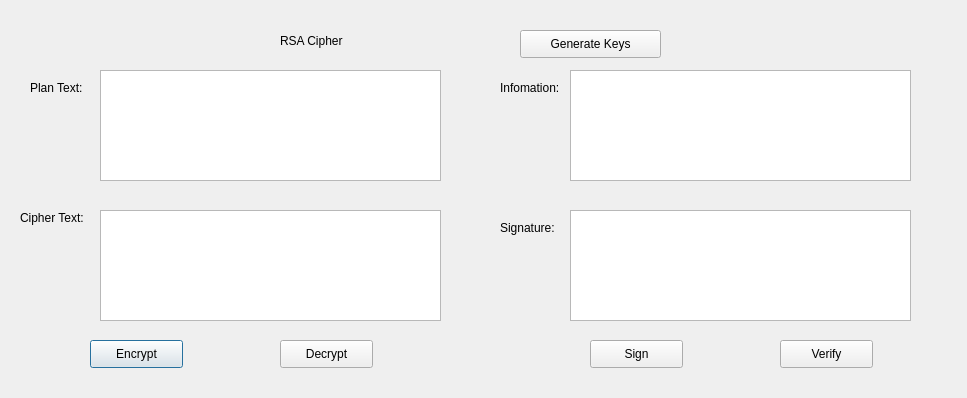
<?xml version="1.0" encoding="UTF-8"?>
<ui version="4.0">
 <class>Dialog</class>
 <widget class="QDialog" name="Dialog">
  <property name="geometry">
   <rect>
    <x>0</x>
    <y>0</y>
    <width>967</width>
    <height>398</height>
   </rect>
  </property>
  <property name="windowTitle">
   <string>Dialog</string>
  </property>
  <widget class="QLabel" name="label">
   <property name="geometry">
    <rect>
     <x>280</x>
     <y>20</y>
     <width>111</width>
     <height>41</height>
    </rect>
   </property>
   <property name="text">
    <string>RSA Cipher</string>
   </property>
  </widget>
  <widget class="QLabel" name="label_2">
   <property name="geometry">
    <rect>
     <x>30</x>
     <y>80</y>
     <width>55</width>
     <height>16</height>
    </rect>
   </property>
   <property name="text">
    <string>Plan Text:</string>
   </property>
  </widget>
  <widget class="QLabel" name="label_3">
   <property name="geometry">
    <rect>
     <x>20</x>
     <y>210</y>
     <width>101</width>
     <height>16</height>
    </rect>
   </property>
   <property name="text">
    <string>Cipher Text:</string>
   </property>
  </widget>
  <widget class="QLabel" name="label_4">
   <property name="geometry">
    <rect>
     <x>500</x>
     <y>220</y>
     <width>71</width>
     <height>16</height>
    </rect>
   </property>
   <property name="text">
    <string>Signature: </string>
   </property>
  </widget>
  <widget class="QLabel" name="label_5">
   <property name="geometry">
    <rect>
     <x>500</x>
     <y>80</y>
     <width>91</width>
     <height>16</height>
    </rect>
   </property>
   <property name="text">
    <string>Infomation: </string>
   </property>
  </widget>
  <widget class="QTextEdit" name="txt_plantext">
   <property name="geometry">
    <rect>
     <x>100</x>
     <y>70</y>
     <width>341</width>
     <height>111</height>
    </rect>
   </property>
  </widget>
  <widget class="QTextEdit" name="txt_ciphertext">
   <property name="geometry">
    <rect>
     <x>100</x>
     <y>210</y>
     <width>341</width>
     <height>111</height>
    </rect>
   </property>
  </widget>
  <widget class="QTextEdit" name="txt_information">
   <property name="geometry">
    <rect>
     <x>570</x>
     <y>70</y>
     <width>341</width>
     <height>111</height>
    </rect>
   </property>
  </widget>
  <widget class="QTextEdit" name="txt_signature">
   <property name="geometry">
    <rect>
     <x>570</x>
     <y>210</y>
     <width>341</width>
     <height>111</height>
    </rect>
   </property>
  </widget>
  <widget class="QPushButton" name="btn_encrypt">
   <property name="geometry">
    <rect>
     <x>90</x>
     <y>340</y>
     <width>93</width>
     <height>28</height>
    </rect>
   </property>
   <property name="text">
    <string>Encrypt</string>
   </property>
  </widget>
  <widget class="QPushButton" name="btn_decrypt">
   <property name="geometry">
    <rect>
     <x>280</x>
     <y>340</y>
     <width>93</width>
     <height>28</height>
    </rect>
   </property>
   <property name="text">
    <string>Decrypt</string>
   </property>
  </widget>
  <widget class="QPushButton" name="btn_sign">
   <property name="geometry">
    <rect>
     <x>590</x>
     <y>340</y>
     <width>93</width>
     <height>28</height>
    </rect>
   </property>
   <property name="text">
    <string>Sign</string>
   </property>
  </widget>
  <widget class="QPushButton" name="btn_verify">
   <property name="geometry">
    <rect>
     <x>780</x>
     <y>340</y>
     <width>93</width>
     <height>28</height>
    </rect>
   </property>
   <property name="text">
    <string>Verify</string>
   </property>
  </widget>
  <widget class="QPushButton" name="btn_generatekeys">
   <property name="geometry">
    <rect>
     <x>520</x>
     <y>30</y>
     <width>141</width>
     <height>28</height>
    </rect>
   </property>
   <property name="text">
    <string>Generate Keys</string>
   </property>
  </widget>
 </widget>
 <resources/>
 <connections/>
</ui>
